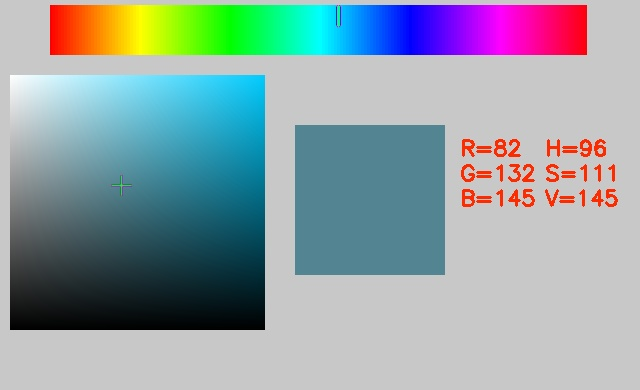
//> input picture hsv.jpg, 640 x 390 px
$ ./Cedric_De_Pauw_Opgave5 ../hsv.jpg   (built with g++ and OpenCV 4)
//> lines starting //> are read from the running program, lines starting //| are printed output that depends on the picture
#include "stdafx.h"
#include <opencv2/core/core.hpp>
#include <opencv2/highgui/highgui.hpp>
#include <opencv2/imgproc/imgproc.hpp>
#include <iostream>

using namespace cv;
using namespace std;

int main(int argc, char** argv)
{
	if (argc != 2){
		cout << "Give a filename" << endl;
		return -1;
	}

	Mat image = imread(argv[1], CV_LOAD_IMAGE_COLOR);
//> image is the input picture: 390 rows x 640 cols, CV_8UC3; mean B, G, R 166.1, 162, 146.7
	if (!image.data){
		cout << "Could not find or open the file!" << endl;
		return -1;
	}

	namedWindow("Image", WINDOW_AUTOSIZE);
	imshow("Image", image);

	Mat greyImage;

	cvtColor(image, greyImage, CV_RGB2GRAY);
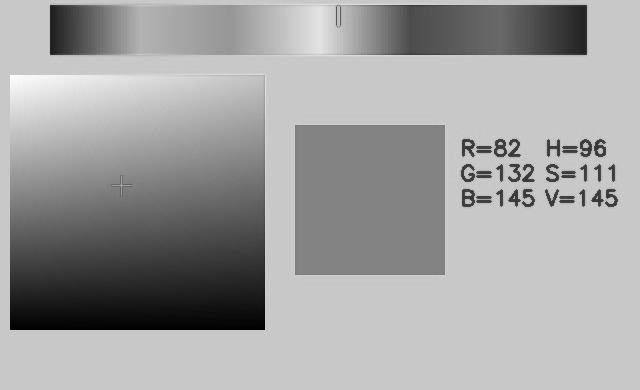
//> greyImage: 390 rows x 640 cols, CV_8UC1; min 0, max 255, mean 161.5

	Mat sobelImage;
	Sobel(greyImage, sobelImage, -1, 1, 0, 3);
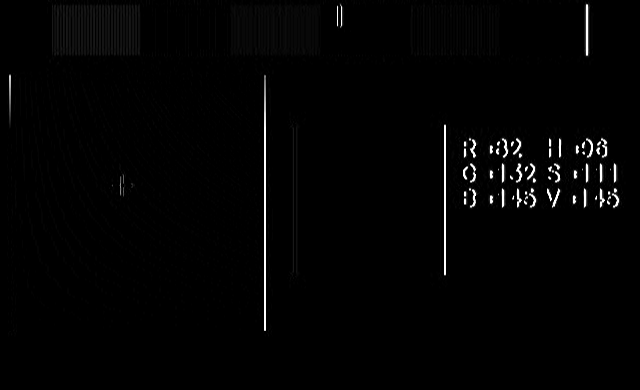
//> sobelImage: 390 rows x 640 cols, CV_8UC1; min 0, max 255, mean 3.3

	namedWindow("SobelImage", WINDOW_AUTOSIZE);
	imshow("SobelImage", sobelImage);
	waitKey(0);

	return 0;
}
